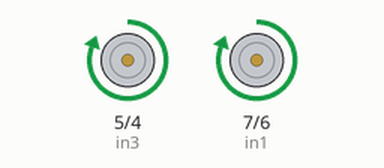
This sketch was run on a simulated Arduino Uno, built with avr-gcc and run on an emulated ATmega328P. Shown: motor-driver pin pairs drawn as motors (green arrow = first pin HIGH = forward, orange = second pin HIGH = backward, longer = more drive).

Above: at 0.5 s.
At 1.5 s:
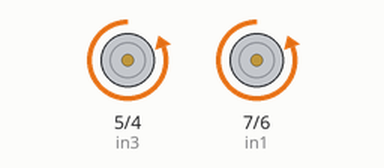
At 2.2 s:
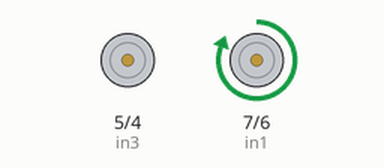
At 3.6 s:
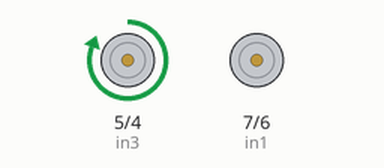
Timing chart, 0 to 6.1 s (numbered marks = the images above):
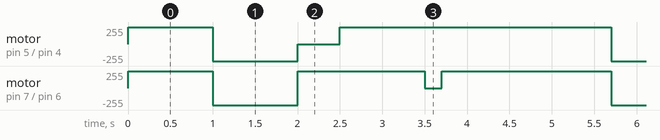

Measured:
- by itself, motor on pin 5 (in3) / pin 4 (in4): repeats every 4.7 s: backward 255/255 1.0 s, stopped 0.50 s, forward 255/255 3.2 s
- by itself, motor on pin 7 (in1) / pin 6 (in2): repeats every 4.7 s: backward 255/255 1.0 s, forward 255/255 1.5 s, stopped 0.20 s, forward 255/255 2.0 s

The sketch:

sketch_jun19a.ino
```cpp
const int in1=7;
const int in2=6;
const int in3=5;
const int in4=4;

void setup(){
  pinMode(in1,OUTPUT);
    pinMode(in2,OUTPUT);
      pinMode(in3,OUTPUT);
        pinMode(in4,OUTPUT);
}
void loop(){
  //Go forward
  digitalWrite(in1,HIGH);
  digitalWrite(in2,LOW);
  digitalWrite(in3,HIGH);
  digitalWrite(in4,LOW);
  delay(1000);
  //Go back
    digitalWrite(in1,LOW);
  digitalWrite(in2,HIGH);
  digitalWrite(in3,LOW);
  digitalWrite(in4,HIGH);
  delay(1000);
  //Wrap to the right
   digitalWrite(in1,HIGH);
  digitalWrite(in2,LOW);
  digitalWrite(in3,LOW);
  digitalWrite(in4,LOW);
  delay(500);
   digitalWrite(in1,HIGH);
  digitalWrite(in2,LOW);
  digitalWrite(in3,HIGH);
  digitalWrite(in4,LOW);
  delay(1000);

  //Turn left
   digitalWrite(in1,LOW);
  digitalWrite(in2,LOW);
  digitalWrite(in3,HIGH);
  digitalWrite(in4,LOW);
  delay(200);
   digitalWrite(in1,HIGH);
  digitalWrite(in2,LOW);
  digitalWrite(in3,HIGH);
  digitalWrite(in4,LOW);
  delay(1000);
}
```
